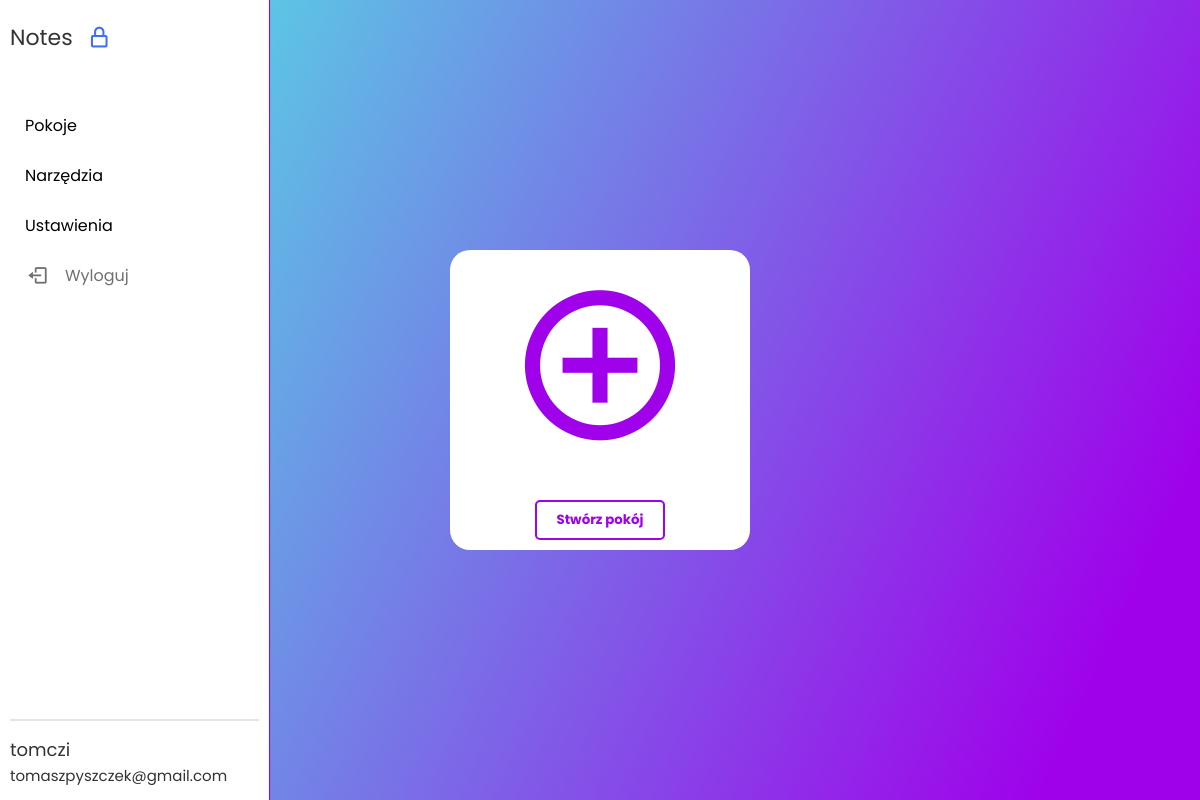
Before: /create_room.php (signed in) with the older database file.
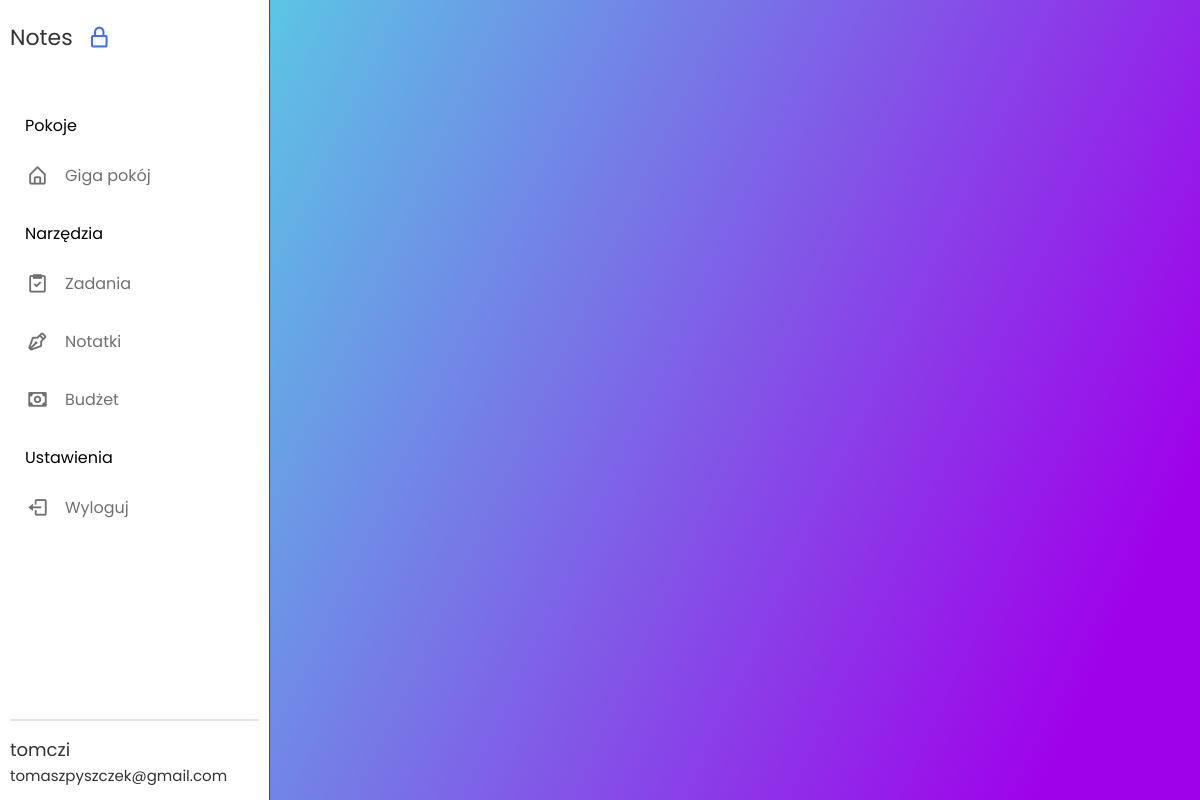
After: the same page with the newer database file.
### tables this page shows
CREATE TABLE `room` (
  `room_id` int(11) NOT NULL,
  `room_name` varchar(45) DEFAULT 'Giga pokój',
  `user_id` int(11) NOT NULL
);

### rooms.php (the view, shortened to what this page needs)
<?php
include "config/config.php";
$pdo1 = new PDO("mysql:host=$host;dbname=$dbname", $user, $password);
$sql4 = "SELECT * FROM room WHERE user_id = :userId";
$statement = $pdo1->prepare($sql4);
$statement->bindParam(':userId', $_SESSION['user_id']);
$statement->execute();
$rooms = $statement->fetchAll(PDO::FETCH_ASSOC);
?>
        <ul class="menu_item">
            <div class="menu_title flex">
                <span class="title">Pokoje</span>
            </div>
            <?php foreach ($rooms as $room) { ?>
                <li class="item">
                    <a href="#" class="link flex">
                        <i class="bx bx-home-alt"></i>
                        <span><?php echo $room['room_name']; ?></span>
                    </a>
                </li>
            <?php } ?>
        </ul>

### create_room.php (shortened to what this page needs)
<?php
include "config/config.php";
if (isset($_SESSION['user_id']) && isset($_SESSION['mail'])){
  $pdo2 = new PDO("mysql:host=$host;dbname=$dbname", $user, $password);
  $sql5 = "SELECT COUNT(*) as room_count FROM room WHERE user_id = :userId";
  $statement = $pdo2->prepare($sql5);
  $statement->bindParam(':userId', $_SESSION['user_id']);
  $statement->execute();
  $result = $statement->fetch(PDO::FETCH_ASSOC);
  $hasRoom = ($result['room_count'] > 0);
?>
<!DOCTYPE html>
<html lang="en">
  <head>
    <link rel="stylesheet" href="create_room_style.css" />
    <link flex href="https://unpkg.com/boxicons@2.1.4/css/boxicons.min.css" rel="stylesheet" />
  </head>
  <body>
    <nav class="sidebar locked">
      <div class="logo_items flex">
        <span class="logo_name">Notes</span>
        <i class="bx bx-lock-alt" id="lock-icon" title="Unlock Sidebar"></i>
      </div>
      <div class="menu_container">
        <div class="menu_items">
          <?php include "rooms.php"; ?>
          <ul class="menu_item">
            <div class="menu_title flex">
              <span class="title">Narzędzia</span>
            </div>
            <?php
            if ($hasRoom) { ?>
            <li class="item">
              <a href="tasks.php" class="link flex">
                <i class="bx bx-task"></i>
                <span>Zadania</span>
              </a>
            </li>
            <li class="item">
                <a href="notes_room.php" class="link flex">
                  <i class="bx bx-pen"></i>
                  <span>Notatki</span>
                </a>
              </li>
              <li class="item">
                <a href="budget.php" class="link flex">
                  <i class="bx bx-money"></i>
                  <span>Budżet</span>
                </a>
              </li>
              <?php } ?>
          <ul class="menu_item">
            <div class="menu_title flex">
              <span class="title">Ustawienia</span>
            </div>
            <li class="item">
              <a href="logout.php" class="link flex">
                <i class="bx bx-log-out"></i>
                <span>Wyloguj</span>
              </a>
            </li>
          </ul>
        </div>
        <div class="sidebar_profile flex">
          <div class="data_text">
            <span class="name"><?php echo $_SESSION['username'] ?> <br> </span>
            <span class="email"><?php echo $_SESSION['mail'] ?></span>
          </div>
        </div>
      </div>
    </nav>
    <?php
    if (!$hasRoom) { ?>
    <div class="room-add">
        <i class="bx bx-plus-circle"></i>
        <div>
            <input class="create-btn" type="submit" value="Stwórz pokój" onclick="popupCreateRoom();">
        </div>
    </div>
    <?php } ?>
  </body>
</html>
<?php
}else{
    header("Location: index.php");
    exit();
}
?>

Changed rows visible on the page:
added room: room_name "Giga pokój"
Other visible differences:
form field value: "Stwórz pokój" → (not shown)
text now shown: "Zadania Notatki Budżet"
